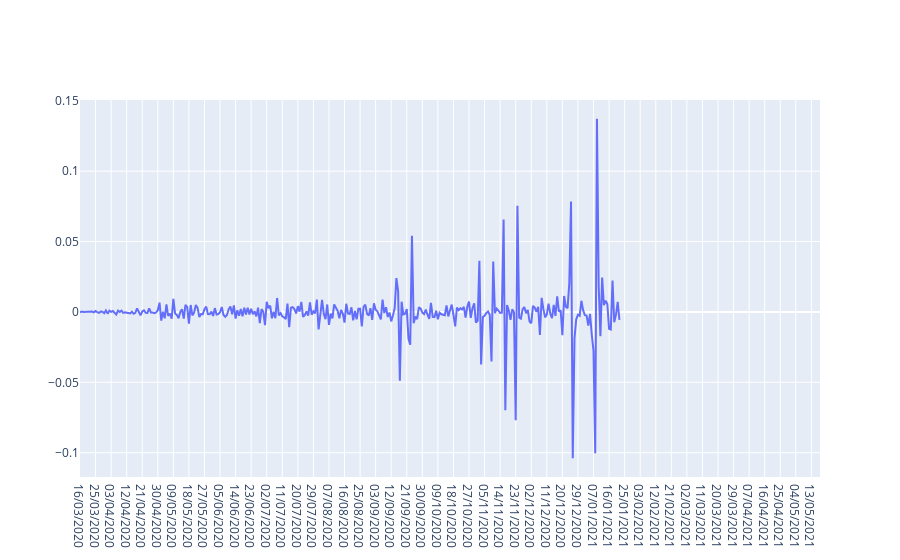

The notebook cell this image was saved under:
### Code cell
Real_Completa_df = pd.DataFrame(Serie[:N+HP])
Real_Completa    = Real_Completa_df.to_numpy()

RH             = series_to_supervised(data=Real_Completa_df.values.astype('float32').reshape(-1,1), n_in=L-1, n_out=1)
MRH            = np.array(RH)
RU, Rs, RVT    = svd(MRH)
SigmaRH        = np.zeros((MRH.shape[0], MRH.shape[1]))
SigmaRH[:MRH.shape[1], :MRH.shape[1]] = np.diag(Rs)
# Reconstruyendo con una reducción de valores singulares
NSigmaRH    = SigmaRH[:, :r]
NRVT        = RVT[:r, :]
NMRH        = RU.dot(NSigmaRH.dot(NRVT))
NRH         = NMRH[0,:-1]
NRH         = np.concatenate((NRH, NMRH[:,-1]), axis=0)
NRH         = np.array(NRH).reshape(-1,1)

Residuos_df = pd.DataFrame(NRH - Real_Completa) 
Residuos    = Residuos_df.to_numpy()

### Visualización
COVID_Time_Series_df['Residuos'] = pd.DataFrame(Residuos_df.values)

# Add traces
fig = go.Figure()

fig.add_trace(go.Scatter(x=COVID_Time_Series_df['FECHAS'], y=COVID_Time_Series_df['Residuos'], mode='lines',name='Serie Filtrada - Serie Real'))

fig.show()

### Figure 1 — Plotly figure (JSON) as saved in the notebook; plotly's stock layout.template omitted (floating-point values rounded to 4 significant figures; data arrays with more than 128 entries replaced by an {"elided": "..."} marker saying what was removed)
{"data": [{"mode": "lines", "name": "Serie Filtrada - Serie Real", "type": "scatter", "x": {"elided": "429 str values"}, "y": {"elided": "429 float values"}}], "layout": {"autosize": true, "xaxis": {"autorange": true, "range": [0, 428], "type": "category"}, "yaxis": {"autorange": true, "range": [-0.1173, 0.1506], "type": "linear"}}}
